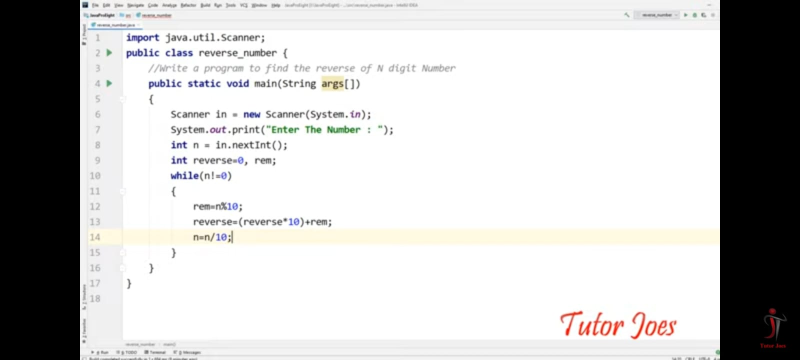
#> input picture WhatsApp Image 2022-10-02 at 6.04.45 PM.jpeg, 1600 x 720 px (shown at 1/2 size)
$ python Steganography.py
#> lines starting #> are read from the running program, lines starting #| are printed output that depends on the picture
#> the answer given: 1
import cv2
import numpy as np
import types
from google.colab.patches import cv2_imshow

# converting types to binary
# [73 lines left out: functions msg_to_bin, hide_data, show_data, not called in this run]

# defining function to encode data into Image
def encodeText():
    img_name = input("Enter image name (with extension): ")
#> the answer given: ../WhatsApp Image 2022-10-02 at 6.04.45 PM.jpeg
    # reading the input image using OpenCV-Python
    img = cv2.imread(img_name)
#> img is the input picture: shape (720, 1600, 3); mean B, G, R 197, 197.7, 198.2

    # printing the details of the image
    print("The shape of the image is: ", img.shape) # checking the image shape to calculate the number of bytes in it
#| The shape of the image is:  (720, 1600, 3)
    print("The original image is as shown below: ")
    # resizing the image as per the need
    resizedImg = cv2.resize(img, (500, 500))
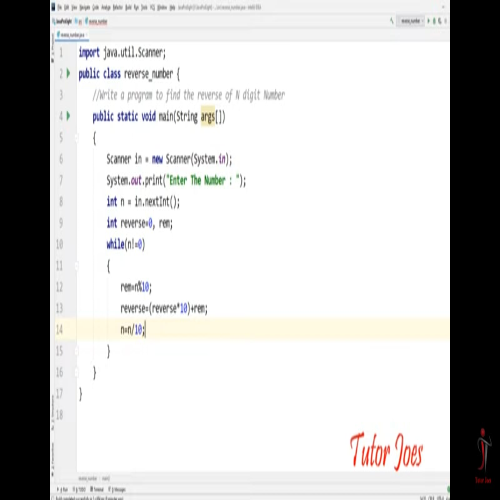
#> resizedImg: shape (500, 500, 3); mean B, G, R 197, 197.7, 198.2
    # displaying the image
    cv2_imshow(resizedImg)

#> (the run stopped early here; a loop or call above may not have finished)
